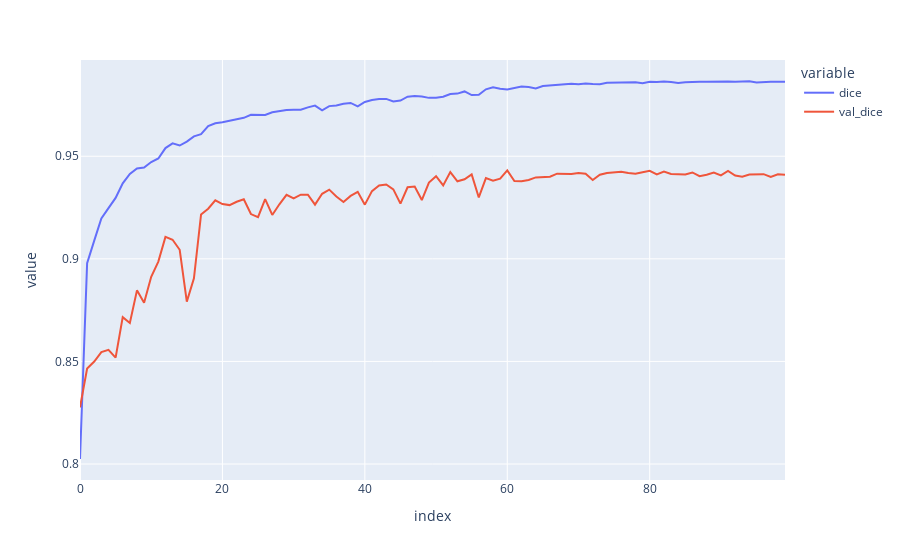

This figure's notebook cell:
### Code cell
fig = px.line({"dice": train_history["dice"], "val_dice": val_history["dice"]})
fig.show()
